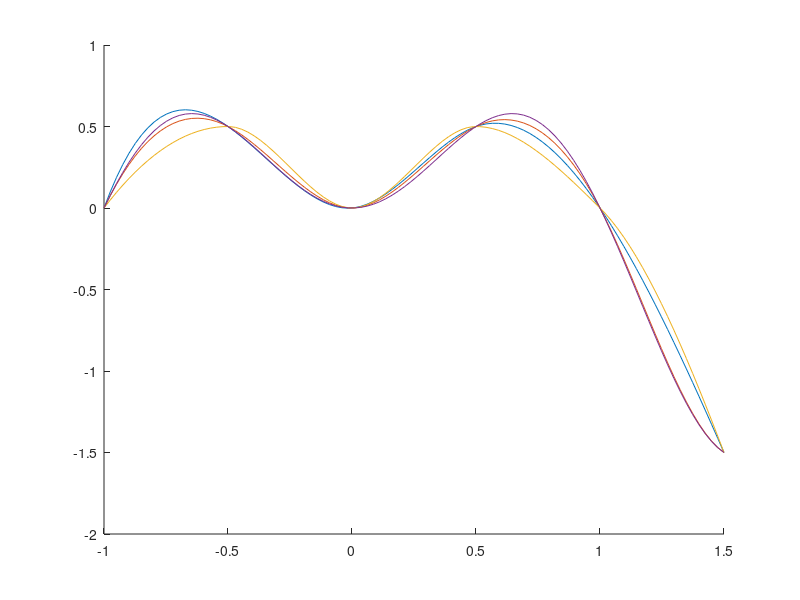

MATLAB code for this plot:
xi = [-1,-1/2,0,1/2,1,3/2];
xx = linspace(-1,3/2);

f = xx .* sin(pi*xx);

fi = xi .* sin(pi*xi);

dfi = sin(pi*xi) + pi*xi .* cos(pi*xi);

% cubic spline
s = spline(xi, fi, xx);

hold on
plot(xx, s);

fci = [pi, fi, -1]; 

% complete spline using given nodes
s2 = spline(xi, fci, xx)

plot(xx, s2);

% Hermite cubic spline
fp = pchip(xi, fi, xx)

plot(xx, fp);

plot(xx, f);



